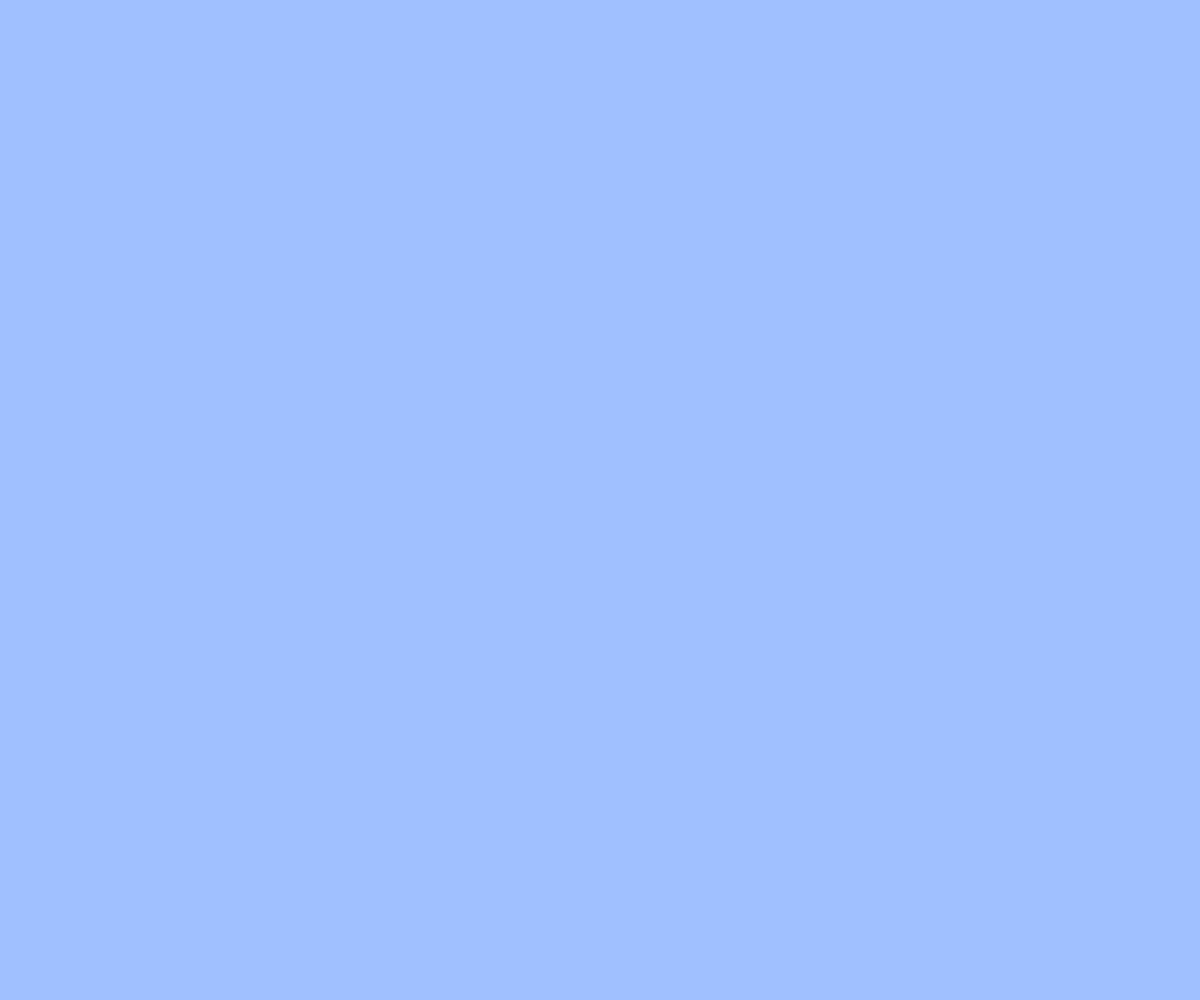
Frame 1 (no input)
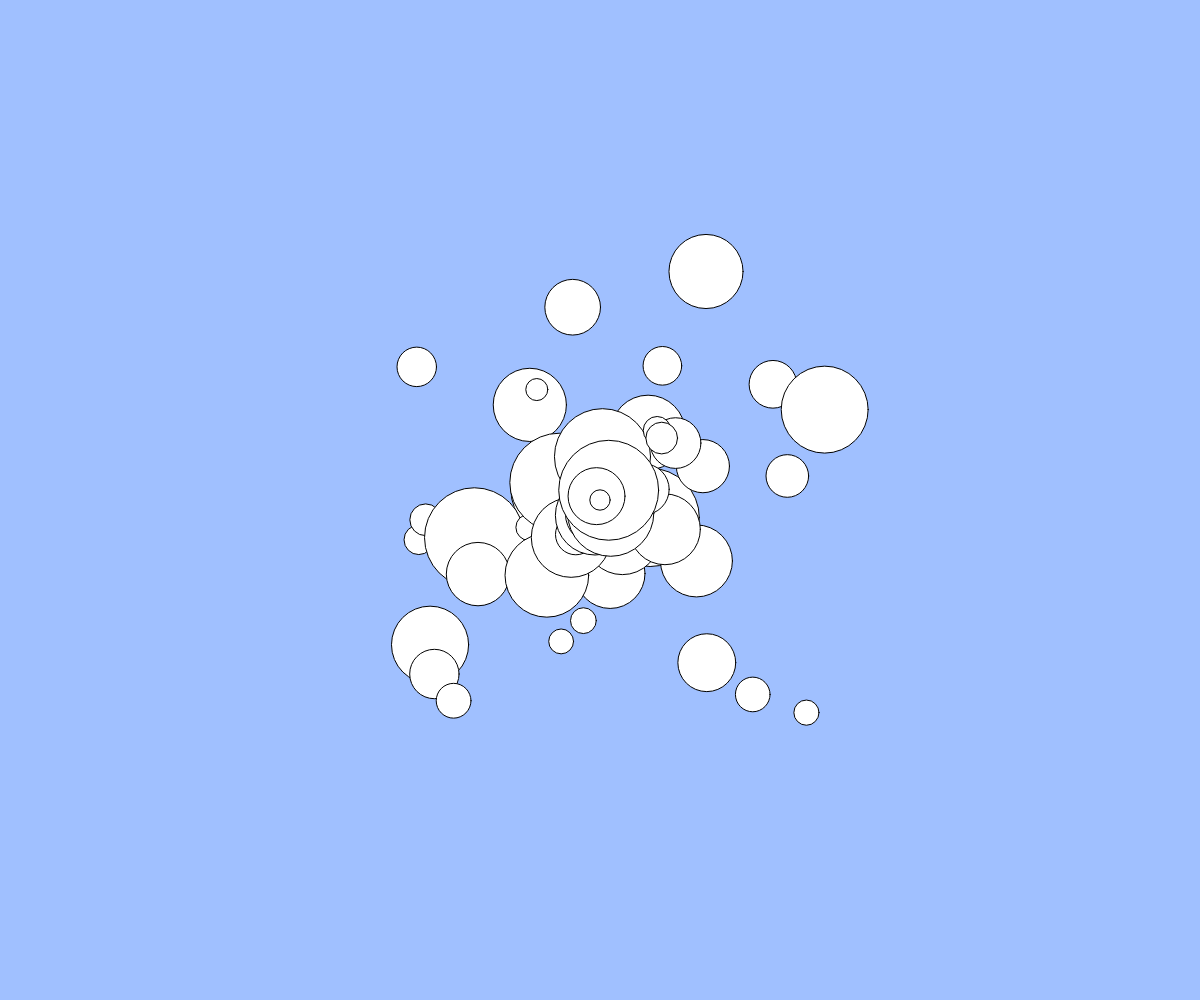
Frame 60 (no input)
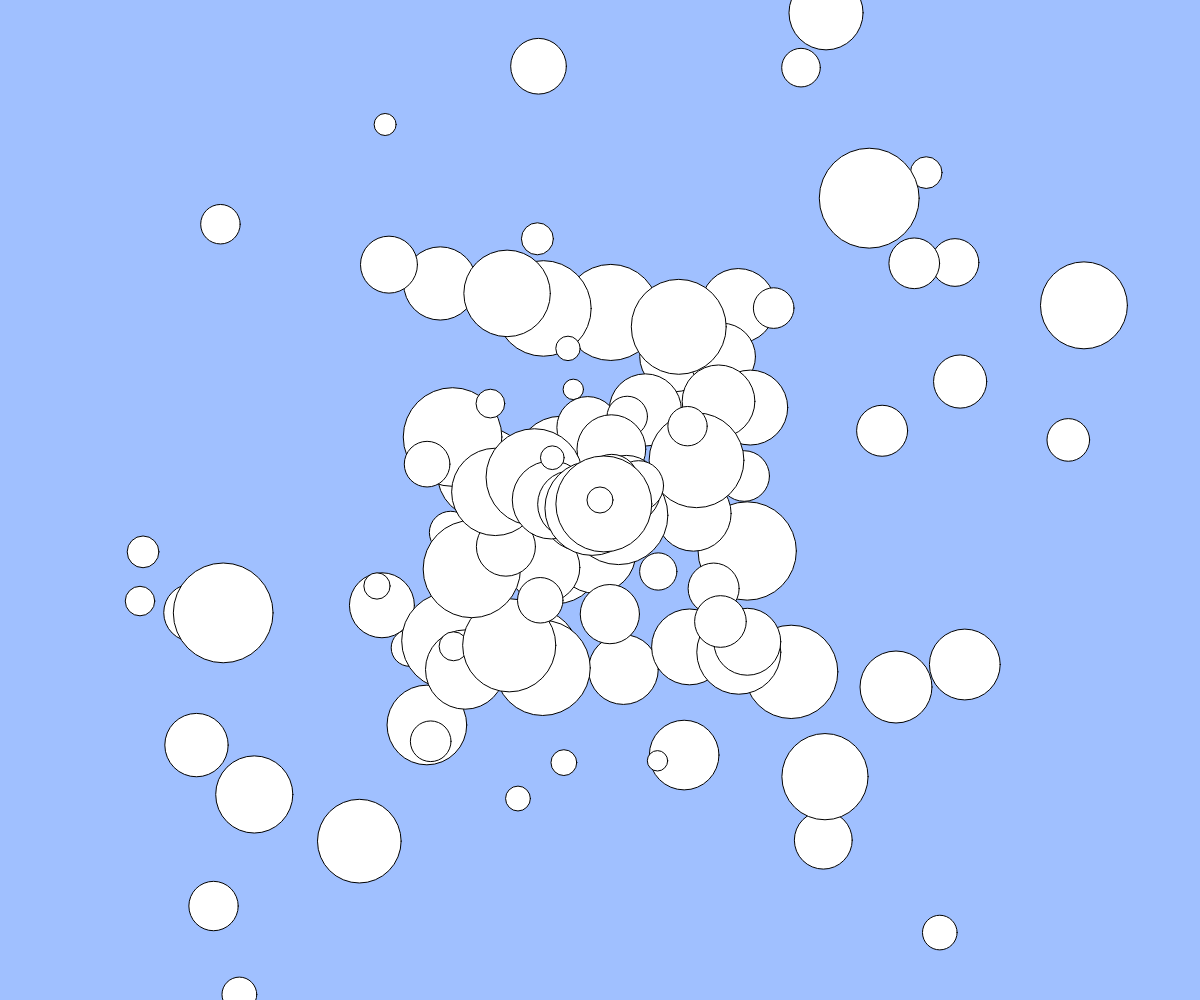
Frame 120 (the mouse pressed at the canvas centre since frame 60)

The p5.js sketch that drew these frames (run headless with seeded random() and noise() and a simulated clock; from frame 60 on, the mouse is pressed at the canvas centre):

// p5.js sketch
// ── sketch.js
//　テキスト「オブジェクト」
// 練習問題：ボールのサイズをランダムに変更してみよう
// 練習問題：何も操作しなくてもボールが湧いてくる機能を追加しよう

let balls;

function setup(){
  createCanvas(windowWidth, windowHeight);
  balls = [];
}

function isInside(b){
  return b.x > 0 && b.x < width && b.y > 0 && b.y < height;
}

function draw(){
  background(160, 192, 255);
  for(let i = 0; i < balls.length; i++){
    let b = balls[i];
    ellipse(b.x, b.y, b.size);
    b.x += b.vx;
    b.y += b.vy;
  }
  let b = { 
    x: windowWidth/2, 
    y: windowHeight/2, 
    size: random(20,100), 
    vx: random(-5,5), 
    vy: random(-5,5)
  };
  balls.push(b);
  balls = balls.filter(isInside);
}

function mouseDragged(){
  const dx = mouseX - pmouseX;
  const dy = mouseY - pmouseY;
  if(mag(dx, dy) > 5){
    let b = { 
      x: mouseX, 
      y: mouseY, 
      size: random(20,100), 
      vx: dx, 
      vy: dy 
    };
    balls.push(b);
  }
}

function windowResized(){
  resizeCanvas(windowWidth, windowHeight);
}
